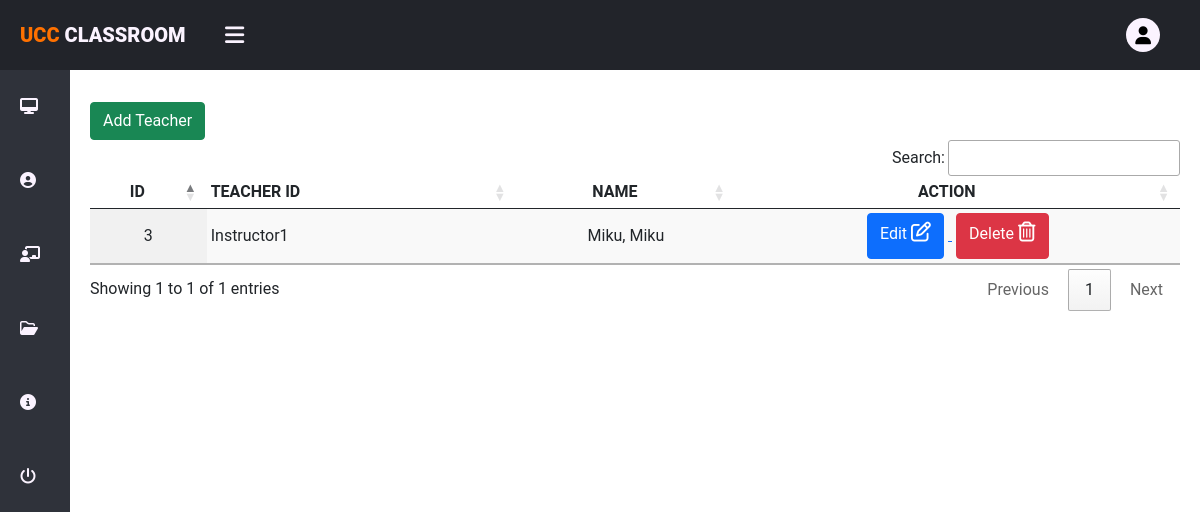
The page /admin/InstructorManage.php (signed in) on the database its author committed.
### tables this page shows
CREATE TABLE `instructors` (
  `id` int(11) NOT NULL,
  `school_id` varchar(100) NOT NULL,
  `first_name` varchar(100) NOT NULL,
  `last_name` varchar(100) NOT NULL,
  `status` int(11) NOT NULL
);

### admin/InstructorManage.php (the view, shortened to what this page needs)
<?php
  require('includes/Header.php');
?>
  <div class="x--main-container">
    <?php
      require './Modals/Add/AddInstructorModal.php';
    ?>
  <div class="container pt-4 ">
    <div class="container-lg p-2 bg-white rounded">
    <button type="button" class="btn btn-success" data-toggle="modal" data-target="#instructorModal">
      Add Teacher
    </button>
    <table id="tableView" class="display responsive  compact table table-striped" width="100%">
        <thead>
          <tr>
            <th class="text-center">ID</th>
            <th class="text-start">TEACHER ID</th>
            <th class="text-center">NAME</th>
            <th class="text-center">ACTION</th>
          </tr>
        </thead>
        <tbody>
          <?php
            $admins = $con->query("SELECT * FROM instructors WHERE status=1");
            if($admins->num_rows > 0) {
              while($row = $admins->fetch_assoc()){?>
                <tr>
                  <td class="text-center  align-middle"><?php echo $row['id'] ?></td>
                  <td class="text-start  align-middle"><?php echo $row['school_id'] ?></td>
                  <td class="text-center  align-middle"><?php echo $row['last_name'] . ', ' . $row['first_name'] ?></td>
                  <td class="text-center  align-middle">
                    <a href="admin_components/action.php?role=instructor&action=edit&id=<?php echo $row['id'] ?>">
                    <button type="submit" class="btn btn-primary mx-1">
                        Edit
                        <i class="fa-solid fa-pen-to-square h5"></i>
                    </button>
                    </a>
                    <a href="admin_components/action.php?role=instructor&action=delete&id=<?php echo $row['id'] ?>" class="text-white text-decoration-none">
                      <button type="submit" class="btn btn-danger mx-1">Delete
                        <i class="fa fa-trash h5" aria-hidden="true"></i>
                      </button>
                    </a>
                  </td>
                </tr>
              <?php
              }
            }
          ?>
        </tbody>
      </table>
    </div>
    </div>
  </div>
<?php
require('includes/Footer.php');
?>

### main-css/main.css (style rules this page uses)
* { margin: 0; padding: 0; list-style: none; text-decoration: none; box-sizing: border-box; font-family: "Roboto", sans-serif; }
body { background: url(../uploads/ucc-bg.jpg) no-repeat; background-size: cover; height: 100vh; overflow-x: hidden; }
.x--wrapper .x--main-container { width: calc(100% - 70px); margin-left: 70px; margin-top: 70px; transition: 1s; }

### main-css/userManage.css (style rules this page uses)
.x--main-container { margin: auto; }
.btn-success { align-items: center; justify-content: center; }

### rows shown on the page
instructors: id "3", school "Instructor1", last_name "Miku", first_name "Miku"
